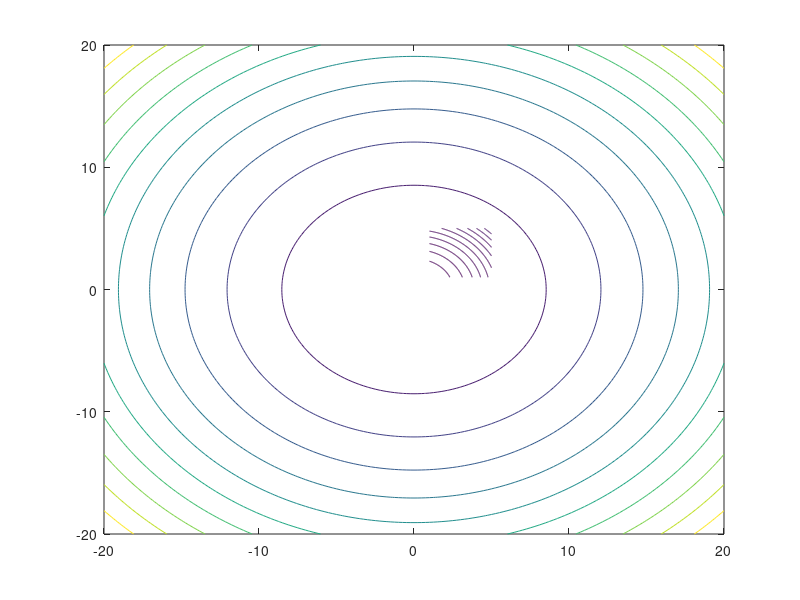

This figure's MATLAB source: (Note: this script raises an error after producing the figure.)

%function [S]= space(ps, pnl , pl)
%S=1/4*( norm(ps-pl)+norm(ps-pnl)+ norm(pl-pnl)*(-norm(ps-pl)+norm(ps-pnl)+ norm(pl-pnl))*...
 %   ( norm(ps-pl)-norm(ps-pnl)+ norm(pl-pnl) * (norm(ps-pl)+norm(ps-pnl)- norm(pl-pnl))))^(1/2);
%end


tol=0.02;
f = @(x,y) x.^2+y.^2;
%f=@(x1.............. yadam raft
%f1 = @(x) f(x(1),x(2));
%f=@(x,y) x-2.*x.^2+2.*x.*y+ y.^2;
x=-20:0.25:20;

[X,Y]=meshgrid(x);
Z=f(X,Y);
surf(X,Y,Z)

contour(X,Y,Z);

hold on

%r=randi([0 1],1,3);
points=zeros(2,3);
p3=[5 5];
p1=[1 2];
p2=[4 0];
points=[p1',p2',p3'];
fp=zeros(1,3);
fp=f(points(1,:) ,points(2,:))
[fp,I]=sort(fp);
points=[points(:,I([1 2 3]))]
ps=points(:,1);
pnl=points(:,2);
pl=points(:,3);
tri=1:3;
  a=min(points(1,:));
    b=max(points(1,:));
    x=a:0.02 :b;
    [X,Y]=meshgrid(x);
Z=f(X,Y);
contour(X,Y,Z);
hold on
r=randi([0 1],1 ,3);
Iteration=0;
triplot(tri, points(1,:),points(2,:)...
    ,'color',r,'linewidth',2);
title({['Iteration=',num2str(Iteration)]...
    ;'STARTING'})

hold on;

S=space(ps,pnl,pl);

while (S>tol)
     disp(S);
    clf
    flag=0;
    pg=1/2*(ps+pnl);
    pr=2*pg-pl;
    fr=f(pr(1),pr(2));

    %Xmin=min(points(1,:))
    %Xmax=max(points(1,:))
   % x=Xmin:0.02 :Xmax
  x=a-5:0.02:b+5;
  [X,Y]=meshgrid(x);
Z=f(X,Y);
contour(X,Y,Z);
hold on
    
    % reflection
    if(fp(1)<=fr && fr<=fp(2))
        flag=1;
        pl=pr;
        points(:,3)=pl';
        fp(3)=f(pl(1),pl(2));
        [fp,I]=sort(fp);
        points=[points(:,I(1)), points(:,I(2)), points(:,I(3))];
        ps=points(:,1);
        pnl=points(:,2);
        pl=points(:,3);
         r=randi([0 1],1 ,3);
         triplot(tri, points(1,:),points(2,:)...
             ,'color',r,'linewidth',2);
         
                Iteration=Iteration+1  ;

         title({['Iteration=',num2str(Iteration)]...
             ;'The procedure of reflection'})
        S=space(ps,pnl,pl);
     
         
         
    end
    
    
    %expansion
    
    
   %Xmin=min(points(1,:))
    %Xmax=max(points(1,:))
   % x=Xmin-1:0.02 :Xmax+2
   x=a-5:0.02:b+5;
 [X,Y]=meshgrid(x);
Z=f(X,Y);
contour(X,Y,Z);
hold on



    
        if flag==0
            
   
            if (fr<fp(1))
    %    flag=1;
            pe=2*pr-pg;
            fe=f(pe(1),pe(2));
            if (fe<fr)
                flag=1;
                pl=pe;
                points(:,3)=pl';
                fp(3)=f(pl(1),pl(2));
                [fp,I]=sort(fp);
                points=points(:,I);
                ps=points(:,1);
                pnl=points(:,2);
                pl=points(:,3);
                
                 r=randi([0 1],1 ,3);
triplot(tri, points(1,:),points(2,:),...
    'color',r,'linewidth',2);
                            
Iteration=Iteration+1 ;
                            
title({['Iteration=',num2str(Iteration)]...
                ;'The procedure of expansion'})

                 
            else
                pl=pr;
                fp(3)=f(pl(1),pl(2));
                [fp,I]=sort(fp);
                points=[points(:,I(1)), points(:,I(2)), points(:,I(3))];
                ps=points(:,1);
                pnl=points(:,2);
                pl=points(:,3);
                
                 r=randi([0 1],1 ,3);
                 
      triplot(tri, points(1,:),points(2,:),...
          'color',r,'linewidth',2);
                %age fe behtar bashe (kamtar bashe )pas un jaye p worse
                %mishine
                            
               Iteration=Iteration+1 ;
           title({['Iteration=',num2str(Iteration)]...
              ;'The procedure of expansion'})

            end
    end
    end
    
   
    x=a-5:0.02:b+5;
  %Xmin=min(points(1,:))
 % Xmax=max(points(1,:))
%x=Xmin:0.02:Xmax;
[X,Y]=meshgrid(x);
Z=f(X,Y);
contour(X,Y,Z);
hold on

   % conraction
if flag==0 
       
    if(fr>=fp(2) && fr<fp(3))
                
                pc=pg+(1/2).*(pr-pg);
                fc=f(pc(1),pc(2));
               
                if (fc<fp(3))
                    
                     %condition for contraction is accepted
                     
                    flag=1;
                    
                    
                    pl=pc;
                    fp(3)=f(pl(1),pl(2));
                    [fp,I]=sort(fp);
                    points=[points(:,I(1)), points(:,I(2)), points(:,I(3))];
                    ps=points(:,1);
                    pnl=points(:,2);
                    pl=points(:,3);
                    
                     r=randi([0 1],1 ,3);
                 Iteration=Iteration+1 ; 

         triplot(tri, points(1,:),points(2,:),...
             'color',r,'linewidth',2);
                    
         title({['Iteration=',num2str(Iteration)]...
             ;'The procedure of contraction'})
              
                    S=space(ps ,pnl,pl);
                    
                end
    end
end





  
    
    
 %Xmin=min(points(1,:) )
  %Xmax=max(points(1,:) )


%x=Xmin:0.02:Xmax;
x=a-5:0.02:b+5;
[X,Y]=meshgrid(x);
Z=f(X,Y);
contour(X,Y,Z);
hold on







    %shrinkage
                
                if flag==0
                if (fr>=fp(2) && fr>=fp(3))

                    pl=ps+(1/2*(pl-ps));
                    pnl=ps+(1/2*(pnl-ps));
                    points(:,2:3)=[pnl ,pl];
                    fp=[f(ps(1),ps(2)) f(pnl(1),pnl(2)) f(pl(1),pl(2))];
                    [fp,I]=sort(fp);
                    points=[points(:,I(1)), points(:,I(2)), points(:,I(3))];
                    ps=points(:,1);
                    pnl=points(:,2);
                    pl=points(:,3);
                     r=randi([0 1],1 ,3);
triplot(tri, points(1,:),points(2,:),...
    'color',r,'linewidth',2);
                  Iteration=Iteration+1  ;
    title({['Iteration=',num2str(Iteration)];...
                  'The procedure of shrinkage'})
                    
           S=space(ps,pnl,pl);
                    
                end
               
                end
              pause(0.0002) 
scatter (ps(1),ps(2),'*')
title('optimal solution')
end
 
 
 
 
  %  S=1/4*( norm(ps-pl)+norm(ps-pnl)+ norm(pl-pnl)*(-norm(ps-pl)+norm(ps-pnl)+ norm(pl-pnl))*...
   %     ( norm(ps-pl)-norm(ps-pnl)+ norm(pl-pnl) * (norm(ps-pl)+norm(ps-pnl)- norm(pl-pnl))))^(1/2);
    